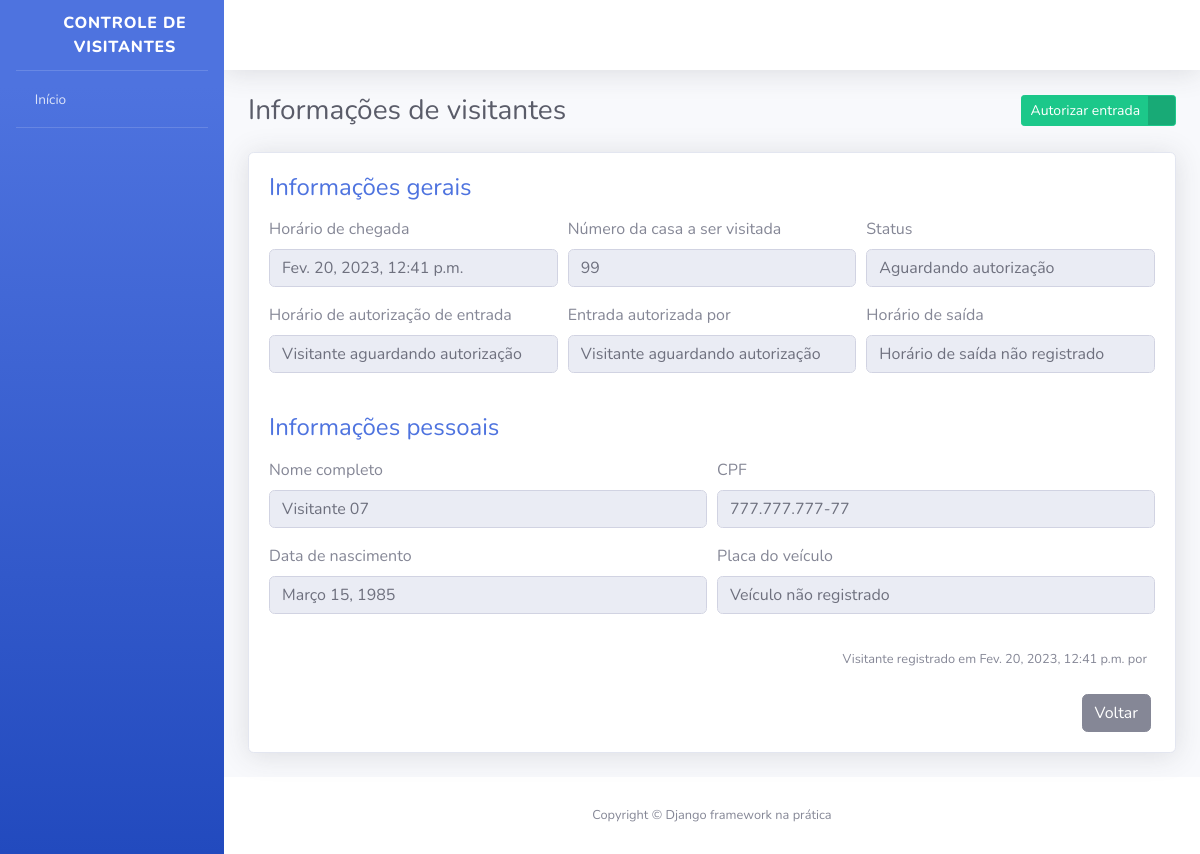
The app's page /visitantes/6/ (signed in) with its own data.
### apps/visitantes/models.py (models this page shows, shortened)
class Visitante(models.Model):
    STATUS_VISITANTE = [
        ("AGUARDANDO","Aguardando autorização"),
        ("EM_VISITA", "Em visita"),
        ("FINALIXADO", "Visita finalizada")
    ]
    status = models.CharField(
        verbose_name="Status",
        max_length=10,
        choices=STATUS_VISITANTE,
        default="AGUARDANDO"
    )
    nome_completo = models.CharField(
        verbose_name="Nome Completo",
        max_length=194
    )
    cpf = models.CharField(
        verbose_name="CPF",
        max_length=11
    )
    data_nascimento = models.DateField(
        verbose_name="Data de nascimento",
        auto_now_add=False,
        auto_now=False,
    )
    numero_casa = models.PositiveSmallIntegerField(
        verbose_name="Número da casa a ser visitada"
    )
    placa_veiculo = models.CharField(
        verbose_name="Placa de veículo",
        max_length=7,
        blank=True,
        null=True,
    )
    horario_chegada = models.DateTimeField(
        verbose_name="Horário de chegada na portaria",
        auto_now_add=True
    )
    horario_saida = models.DateTimeField(
        verbose_name="Horário de saída do condomínio",
        auto_now=False,
        blank=True,
        null=True
    )
    horario_autorizacao = models.DateTimeField(
        verbose_name="Horário de autorização de entrada",
        auto_now=False,
        blank=True,
        null=True
    )
    morador_responsavel = models.CharField(
        verbose_name="Nome do morador responsável por autorizar a entrada do visitante",
        max_length=194,
        blank=True
    )
    resgistrado_por = models.ForeignKey(
        "porteiros.Porteiro",
        verbose_name="Porteiro responsável pelo registro",
        on_delete=models.PROTECT
    )
    def get_horario_saida(self):
        if self.horario_saida:
            return self.horario_saida
        return "Horário de saída não registrado"
    def get_horario_autorizacao(self):
        if self.horario_autorizacao:
            return self.horario_autorizacao
        return "Visitante aguardando autorização"
    def get_morador_responsavel(self):
        if self.morador_responsavel:
            return self.morador_responsavel
        return "Visitante aguardando autorização"
    def get_placa_veiculo(self):
        if self.placa_veiculo:
            return self.placa_veiculo
        return "Veículo não registrado"
    def get_cpf(self):
        if self.cpf:
            cpf = str(self.cpf)
            cpf_parte_1 = cpf[0:3]
            cpf_parte_2 = cpf[3:6]
            cpf_parte_3 = cpf[6:9]
            cpf_parte_4 = cpf[9:]
            cpf_formatado = f"{cpf_parte_1}.{cpf_parte_2}.{cpf_parte_3}-{cpf_parte_4}"
            return cpf_formatado
    class Meta:
        verbose_name = "visitante"
        verbose_name_plural ="Visitantes"
        db_table = "visitante"

### apps/visitantes/views.py (the view, shortened to what this page needs)
@login_required
def informacoes_visitantes(request, id):
    visitante = get_object_or_404(
        Visitante,
        id=id
    )
    form = AutorizaVisitanteForm()
    if request.method == "POST":
        form = AutorizaVisitanteForm(
            request.POST,
            instance=visitante
        )
    context = {
        "nome_pagina": "Informações de visitantes",
        "visitante": visitante,
        "form":form
    }
    return render(request, "informacoes_visitante.html",context)

### apps/visitantes/forms.py
class AutorizaVisitanteForm(forms.ModelForm):
    morador_responsavel = forms.CharField(required=True)
    class Meta:
        model = Visitante
        fields = [
            "morador_responsavel"
        ]
        error_messages = {
            "morador_responsavel":{
                "required": "Por favor informe o nome do morador responsável por autorizar a entrada do visitante"
            }
        }

### templates/informacoes_visitante.html (shortened to what this page needs)
{% extends "base.html" %}
{% load widget_tweaks %}
{% block conteudo %}
<div class="container">
    <div class="d-sm-flex align-items-center justify-content-between mb-4">
        <h1 class="h3 mb-0 text-gray-800">{{ nome_pagina }}</h1>
        <div>
            {% if visitante.status == "AGUARDANDO" %}
                <a href="#" class="btn btn-success btn-icon-split btn-sm" data-toggle="modal" data-target="#modal1">
                    <span class="text">Autorizar entrada</span>
                    <span class="icon text-white-50">
                        <i class="fas fa-user-check"></i>
                    </span>
                </a>
            {% endif %}
        </div>
    </div>
    <div class="card shadow mb-4">
        <div class="card-body">
            <h4 class="mb-3 text-primary">
                Informações gerais
            </h4>
            <form>
                <div class="form-row">
                    <div class="form-group col-md-4">
                        <label>Horário de chegada</label>
                        <input type="text" class="form-control" value="{{ visitante.horario_chegada }}" disabled>
                    </div>
                    <div class="form-group col-md-4">
                        <label>Número da casa a ser visitada</label>
                        <input type="text" class="form-control" value="{{ visitante.numero_casa}}" disabled>
                    </div>
                    <div class="form-group col-md-4">
                        <label>Status</label>
                        <input type="text" class="form-control" value="{{ visitante.get_status_display}}" disabled>
                    </div>
                </div>
                <div class="form-row">
                    <div class="form-group col-md-4">
                        <label>Horário de autorização de entrada</label>
                        <input type="text" class="form-control" value="{{ visitante.get_horario_autorizacao }}" disabled>
                    </div>
                    <div class="form-group col-md-4">
                        <label>Entrada autorizada por</label>
                        <input type="text" class="form-control" value="{{ visitante.get_morador_responsavel }}" disabled>
                    </div>
                    <div class="form-group col-md-4">
                        <label>Horário de saída</label>
                        <input type="text" class="form-control" value="{{ visitante.get_horario_saida }}" disabled>
                    </div>
                </div>
            </form>
            <h4 class="mb-3 mt-4 text-primary">
                Informações pessoais
            </h4>
            <form>
                <div class="form-row">
                    <div class="form-group col-md-6">
                        <label>Nome completo</label>
                        <input type="text" class="form-control" value="{{ visitante.nome_completo }}" disabled>
                    </div>
                    <div class="form-group col-md-6">
                        <label>CPF</label>
                        <input type="text" class="form-control" value="{{ visitante.get_cpf }}" disabled>
                    </div>
                </div>
                <div class="form-row">
                    <div class="form-group col-md-6">
                        <label>Data de nascimento</label>
                        <input type="text" class="form-control" value="{{ visitante.data_nascimento }}" disabled>
                    </div>
                    <div class="form-group col-md-6">
                        <label>Placa do veículo</label>
                        <input type="text" class="form-control" value="{{ visitante.get_placa_veiculo }}" disabled>
                    </div>
                </div>
            </form>
            <p class="mr-2 mt-3 mb-4 text-right">
                <small>
                    Visitante registrado em {{ visitante.horario_chegada }} por {{ visitante.registrado_por }}
                </small>
            </p>
            <div class="mr-1 text-right">
                <a href="{% url 'index' %}" class="btn btn-secondary text-white" type="button">
                    <span class="text">Voltar</span>
                </a>
            </div>
        </div>
    </div>
</div>
{% endblock %}

### records on screen
Visitante: horario_chegada "Fev. 20, 2023, 12:41 p.m.", numero_casa "99", status "Aguardando autorização", get_horario_autorizacao "Visitante aguardando autorização", get_morador_responsavel "Visitante aguardando autorização", get_horario_saida "Horário de saída não registrado", nome_completo "Visitante 07", get_cpf "777.777.777-77", data_nascimento "Março 15, 1985", get_placa_veiculo "Veículo não registrado"

### other values on screen
{{ nome_pagina }} "Informações de visitantes"
